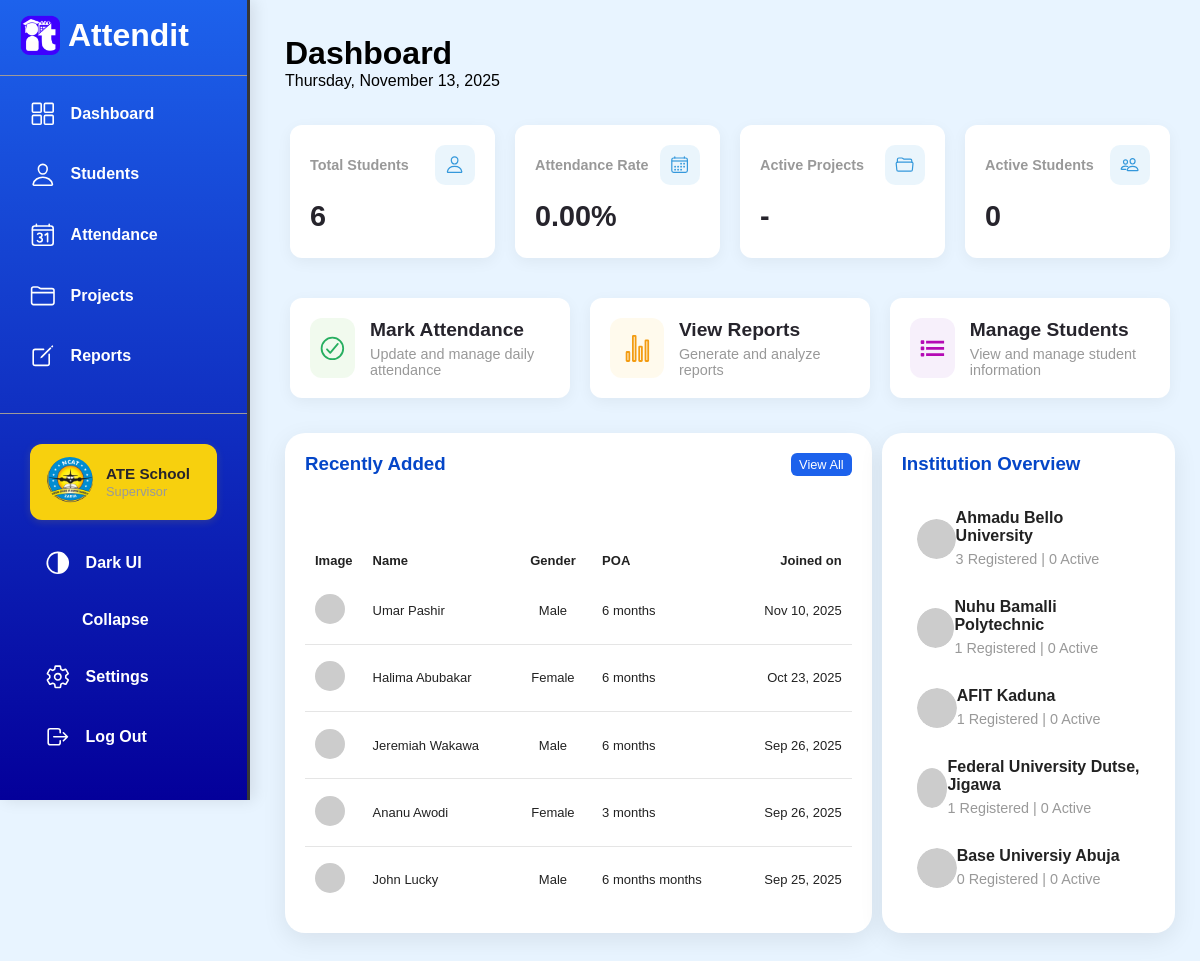
/index.php (signed in), run on the app's committed database.
### tables this page shows
CREATE TABLE `students` (
  `student_id` int(11) NOT NULL,
  `email` varchar(255) NOT NULL,
  `student_name` varchar(255) NOT NULL,
  `period_of_attachment` varchar(100) DEFAULT NULL,
  `institution_id` int(11) DEFAULT NULL,
  `birthday` date DEFAULT NULL,
  `course_of_study` varchar(255) DEFAULT NULL,
  `skill_of_interest` text DEFAULT NULL,
  `gender` enum('Male','Female','Other') DEFAULT NULL,
  `join_date` date DEFAULT NULL,
  `end_date` date DEFAULT NULL,
  `supervisor` varchar(255) DEFAULT NULL,
  `status` enum('Active','Inactive') DEFAULT 'Active',
  `phone` varchar(20) DEFAULT NULL,
  `photo_url` varchar(500) DEFAULT NULL,
  `created_at` timestamp NOT NULL DEFAULT current_timestamp()
);

### model/SummaryService.php (called while the page is built, shortened)
<?php
class SummaryService {
    private $conn;
    public function __construct($db) {
        $this->conn = $db;
    }
    public function getTodaysSummary() {
        try {
            $today = date('Y-m-d');
            $query = "SELECT * FROM daily_summaries WHERE summary_date = ?";
            $stmt = $this->conn->prepare($query);
            $stmt->execute([$today]);
            return $this->calculateDailySummary($today);
        } catch (PDOException $e) {
            error_log("Error getting today's summary: " . $e->getMessage());
            return $this->getEmptySummary();
        }
    }
    private function calculateDailySummary($date) {
        $query = "
            SELECT
                COUNT(DISTINCT s.student_id) as total_students,
                COUNT(CASE WHEN a.status = 'Present' THEN 1 END) as present_count,
                COUNT(CASE WHEN a.status = 'Late' THEN 1 END) as late_count,
                COUNT(CASE WHEN a.status = 'Absent' OR a.status IS NULL THEN 1 END) as absent_count,
                CASE
                    WHEN COUNT(DISTINCT s.student_id) > 0 THEN
                        ROUND((COUNT(CASE WHEN a.status IN ('Present', 'Late') THEN 1 END) / COUNT(DISTINCT s.student_id)) * 100, 2)
                    ELSE 0
                END as attendance_rate
            FROM students s
            LEFT JOIN attendance a ON s.student_id = a.student_id AND a.attendance_date = ?
            WHERE s.status = 'Active'
        ";
        $stmt = $this->conn->prepare($query);
        $stmt->execute([$date]);
        $summary = $stmt->fetch(PDO::FETCH_ASSOC);
        return $summary ?: $this->getEmptySummary();
    }
}
?>

### model/institution.php (called while the page is built, shortened)
<?php
class Institution {
    private $conn;
    public function __construct($db) {
        $this->conn = $db;
    }
public function getInstitutionOverview() {
    try {
        $query = "
            SELECT i.institution_name, COUNT(s.student_id) as student_count
            FROM institutions i
            LEFT JOIN students s ON i.institution_id = s.institution_id AND s.status = 'Active'
            GROUP BY i.institution_id, i.institution_name
            ORDER BY student_count DESC
        ";
        $stmt = $this->conn->prepare($query);
        $stmt->execute();
        return $stmt;
    } catch (PDOException $e) {
        error_log("Error getting institution overview: " . $e->getMessage());
        return false;
    }
}
}
?>

### pages/dashboard.php (the view, shortened to what this page needs)
<?php
try {
    $database = new Database();
    $db = $database->getConnection();
    $institution = new Institution($db);
    $summaryService = new SummaryService($db);
    try {
        $totalStudentsQuery = "SELECT COUNT(*) as total FROM students WHERE status = 'Active'";
        $totalStmt = $db->prepare($totalStudentsQuery);
        $totalStmt->execute();
        $totalResult = $totalStmt->fetch(PDO::FETCH_ASSOC);
        $totalStudents = $totalResult['total'] ?? 0;
        $todaySummary = $summaryService->getTodaysSummary();
        $presentCount = $todaySummary['present_count'] ?? 0;
        $lateCount = $todaySummary['late_count'] ?? 0;
        $attendanceRate = $todaySummary['attendance_rate'] ?? 0;
        $activeStudents = $presentCount + $lateCount;
        $recentStudentsQuery = "SELECT student_name, gender, period_of_attachment, created_at FROM students ORDER BY created_at DESC LIMIT 5";
        $recentStmt = $db->prepare($recentStudentsQuery);
        $recentStmt->execute();
        $recentStudents = $recentStmt->fetchAll(PDO::FETCH_ASSOC);
        $institutions = $institution->getInstitutionOverview();
    } catch (Exception $e) {
        error_log("Dashboard error: " . $e->getMessage());
        $totalStudents = 0;
        $presentCount = 0;
        $lateCount = 0;
        $absentCount = 0;
        $activeStudents = 0;
        $attendanceRate = 0;
        $recentStudents = [];
        $institutions = false;
    }
} catch (Exception $e) {
    die("Error initializing application: " . $e->getMessage());
}
?>
<div id="dashboard-page" class="page-content">
    <div class="dashboard-cards">
        <div class="card">
            <div class="card-header">
                <div class="card-title">Total Students</div>
                <div class="card-icon students">
                    <ion-icon name="person-outline"></ion-icon>
                </div>
            </div>
            <div class="card-value"  id="total-students"><?php echo $totalStudents; ?></div>
        </div>
        <div class="card">
            <div class="card-header">
                <div class="card-title">Attendance Rate</div>
                <div class="card-icon attendance">
                    <ion-icon name="calendar-outline"></ion-icon>
                </div>
            </div>
            <div class="card-value" id="attendance-rate"><?php echo $attendanceRate; ?>%</div>
        </div>
        <div class="card">
            <div class="card-header">
                <div class="card-title">Active Projects</div>
                <div class="card-icon projects">
                    <ion-icon name="folder-open-outline"></ion-icon>
                </div>
            </div>
            <div class="card-value">-</div>
        </div>
        <div class="card">
            <div class="card-header">
                <div class="card-title">Active Students</div>
                <div class="card-icon active-students">
                    <ion-icon name="people-outline"></ion-icon>
                </div>
            </div>
            <div class="card-value" id="active-students"><?php echo $activeStudents; ?></div>
        </div>
    </div>
    <div class="quick-actions">
        <a href="?page=attendance" class="action-card-link">
            <div class="card actions">
                <div class="iconBx actions done">
                    <ion-icon name="checkmark-circle-outline"></ion-icon>
                </div>
                <div>
                    <div class="numbers actions">Mark Attendance</div>
                    <div class="cardName">Update and manage daily attendance</div>
                </div>
            </div>
        </a>
        <a href="?page=reports" class="action-card-link">
            <div class="card actions">
                <div class="iconBx actions chart">
                    <ion-icon name="stats-chart-outline"></ion-icon>
                </div>
                <div>
                    <div class="numbers actions">View Reports</div>
                    <div class="cardName">Generate and analyze reports</div>
                </div>
            </div>
        </a>
        <a href="?page=students" class="action-card-link">
            <div class="card actions">
                <div class="iconBx actions list">
                    <ion-icon name="list-sharp"></ion-icon>
                </div>
                <div>
                    <div class="numbers actions">Manage Students</div>
                    <div class="cardName">View and manage student information</div>
                </div>
            </div>
        </a>
    </div>
    <div class="details">
        <div class="recentStudents">
            <div class="cardHeader">
                <h3>Recently Added</h3>
                <a href="?page=students" class="btn">View All</a>
            </div>
            <table>
                <thead>
                    <tr>
                        <td>Image</td>
                        <td>Name</td>
                        <td>Gender</td>
                        <td>POA</td>
                        <td>Joined on</td>
                    </tr>
                </thead>
                <tbody>
                    <?php
                    if (!empty($recentStudents)) {
                        foreach ($recentStudents as $student) {
                            $joinedDate = !empty($student['created_at']) ? date('M d, Y', strtotime($student['created_at'])) : '--';
                            $gender = !empty($student['gender']) ? $student['gender'] : '--';
                            $poa = !empty($student['period_of_attachment']) ? $student['period_of_attachment'] . ' months' : '--';
                            echo "
                            <tr>
                                <td width='40px'>
                                    <div class='imgBx'><img src='https://picsum.photos/seed/{$student['student_name']}/40/40.jpg' alt='{$student['student_name']}'></div>
                                </td>
                                <td>{$student['student_name']}</td>
                                <td>{$gender}</td>
                                <td>{$poa}</td>
                                <td>{$joinedDate}</td>
                            </tr>";
                        }
                    }
                    ?>
                </tbody>
            </table>
        </div>
        <div class="schoolGrid">
            <div class="cardHeader">
                <h3>Institution Overview</h3>
            </div>
            <div class="institutions-table">
                <?php
                if ($institutions && $institutions->rowCount() > 0) {
                    while($row = $institutions->fetch(PDO::FETCH_ASSOC)) {
                        $studentCount = $row['student_count'] ?? 0;
                        $activeCount = $row['active_count'] ?? 0;
                        echo "
                        <div class='institution-item'>
                            <div class='imgBx'>
                                <img src='https://picsum.photos/seed/{$row['institution_name']}/60/60.jpg' alt='{$row['institution_name']}'>
                            </div>
                            <div class='institution-info'>
                                <h4>{$row['institution_name']}</h4>
                                <span>{$studentCount} Registered | {$activeCount} Active</span>
                            </div>
                        </div>";
                    }
                } else {
                    echo "<div style='text-align: center; padding: 2rem; color: #666;'>
                            <i class='fas fa-university' style='font-size: 2rem; margin-bottom: 1rem;'></i>
                            <br>No institutions found
                          </div>";
                }
                ?>
            </div>
        </div>
    </div>
</div>
</div>

### assets/css/home.css (style rules this page uses)
* { font-family: 'Trebuchet MS', 'Lucida Sans Unicode', 'Lucida Grande', 'Lucida Sans', Arial, sans-serif; margin: 0; padding: 0; box-sizing: border-box; }
:root { --primary: #038BD2; --secondary: #F7D00E; --dark: #26242C; --blue: #1d62ec; --blue2: #04009a; --white: #fff; --white2: #ffffffea; --gray: #f9f9f9; --black1: #222; --black2: #999; --hover-color: #f0f0f0; --hover-blue: #0446c8; --active-color: #e0e0e0; --success: #27ae60; --warning: #f39c12; --danger: #e74c3c; --purple: rgb(180, 10, 180); --green: rgb(0, 147, 140); --yellow: rgb(255, 168, 6); --red2: #ed4431cd; --green2: rgba(0, 147, 140, 0.634); --bg-blue: #e8f4ff; --cyan: rgb(55, 210, 210); --light-blue: #c5e1f8; --border-radius: 12px; --transition: all 0.3s ease; }
body { min-height: 100vh; overflow-x: hidden; background: var(--bg-blue); }
.page-content { display: block !important; }

### assets/css/attendance.css (style rules this page uses)
.btn { padding: 6px 12px; border: none; border-radius: 6px; cursor: pointer; font-size: 0.8rem; font-weight: 500; transition: var(--transition); display: inline-flex; align-items: center; gap: 4px; white-space: nowrap; }

### data on the page
students: student_name "Umar Pashir", gender "Male", period_of_attachment "6 months", created_at "Nov 10, 2025"
students: student_name "Halima Abubakar", gender "Female", period_of_attachment "6 months", created_at "Oct 23, 2025"
students: student_name "Jeremiah Wakawa", gender "Male", period_of_attachment "6 months", created_at "Sep 26, 2025"
students: student_name "Ananu Awodi", gender "Female", period_of_attachment "3 months", created_at "Sep 26, 2025"
students: student_name "John Lucky", gender "Male", period_of_attachment "6 months months", created_at "Sep 25, 2025"

### other printed values
$currentUser['username'] "ATE School"
$currentUser['role'] "Supervisor"
$page "Dashboard"
$totalStudents "6"
$attendanceRate "0.00"
$activeStudents "0"
$row['institution_name'] "Ahmadu Bello University"
$studentCount "3"
$activeCount "0"
$row['institution_name'] "Nuhu Bamalli Polytechnic"
$studentCount "1"
$row['institution_name'] "AFIT Kaduna"
$row['institution_name'] "Federal University Dutse, Jigawa"
$row['institution_name'] "Base Universiy Abuja"
$studentCount "0"
